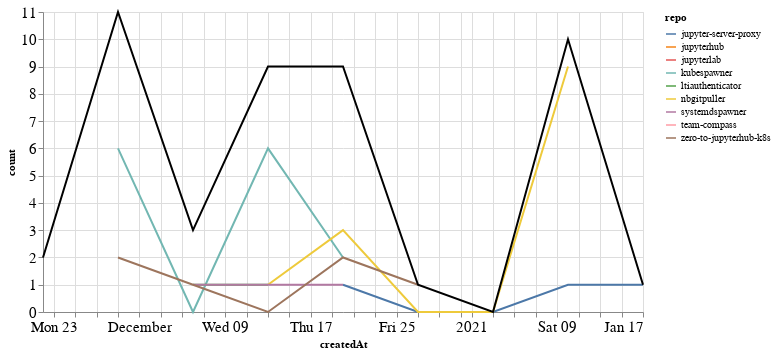

Source (notebook cell):
### Markdown cell above
### Comments

### Code cell
comments_time = comments.groupby('repo').resample('W', on='createdAt').count()['author'].reset_index()
comments_time = comments_time.rename(columns={'author': 'count'})
comments_time_total = comments_time.groupby('createdAt').agg({"count": "sum"}).reset_index()
ch1 = alt.Chart(comments_time, width=600).mark_line().encode(
    x='createdAt',
    y='count',
    color='repo',
    tooltip="repo"
)

ch2 = alt.Chart(comments_time_total, width=600).mark_line(color="black").encode(
    x='createdAt',
    y='count',
)

ch1 + ch2

### Figure 1 — Vega-Lite specification as saved in the notebook (floating-point values rounded to 4 significant figures)
{"config": {"axisLeft": {"labelFontSize": 15}, "axisBottom": {"labelFontSize": 15}}, "layer": [{"data": {"name": "data-3b9fe908291159f042005ebe76b6e847"}, "mark": "line", "encoding": {"color": {"type": "nominal", "field": "repo"}, "tooltip": {"type": "nominal", "field": "repo"}, "x": {"type": "temporal", "field": "createdAt"}, "y": {"type": "quantitative", "field": "count"}}, "width": 600}, {"data": {"name": "data-55b537d59caac94eab6535459af3d6fd"}, "mark": {"type": "line", "color": "black"}, "encoding": {"x": {"type": "temporal", "field": "createdAt"}, "y": {"type": "quantitative", "field": "count"}}, "width": 600}], "$schema": "https://vega.github.io/schema/vega-lite/v4.8.1.json", "datasets": {"data-3b9fe908291159f042005ebe76b6e847": [{"repo": "jupyter-server-proxy", "createdAt": "2020-12-20T00:00:00", "count": 1}, {"repo": "jupyter-server-proxy", "createdAt": "2020-12-27T00:00:00", "count": 0}, {"repo": "jupyter-server-proxy", "createdAt": "2021-01-03T00:00:00", "count": 0}, {"repo": "jupyter-server-proxy", "createdAt": "2021-01-10T00:00:00", "count": 1}, {"repo": "jupyter-server-proxy", "createdAt": "2021-01-17T00:00:00", "count": 1}, {"repo": "jupyterhub", "createdAt": "2020-11-29T00:00:00", "count": 1}, {"repo": "jupyterlab", "createdAt": "2020-11-22T00:00:00", "count": 2}, {"repo": "kubespawner", "createdAt": "2020-11-29T00:00:00", "count": 6}, {"repo": "kubespawner", "createdAt": "2020-12-06T00:00:00", "count": 0}, {"repo": "kubespawner", "createdAt": "2020-12-13T00:00:00", "count": 6}, {"repo": "kubespawner", "createdAt": "2020-12-20T00:00:00", "count": 2}, {"repo": "ltiauthenticator", "createdAt": "2020-12-06T00:00:00", "count": 1}, {"repo": "ltiauthenticator", "createdAt": "2020-12-13T00:00:00", "count": 1}, {"repo": "nbgitpuller", "createdAt": "2020-12-13T00:00:00", "count": 1}, {"repo": "nbgitpuller", "createdAt": "2020-12-20T00:00:00", "count": 3}, {"repo": "nbgitpuller", "createdAt": "2020-12-27T00:00:00", "count": 0}, {"repo": "nbgitpuller", "createdAt": "2021-01-03T00:00:00", "count": 0}, {"repo": "nbgitpuller", "createdAt": "2021-01-10T00:00:00", "count": 9}, {"repo": "systemdspawner", "createdAt": "2020-12-06T00:00:00", "count": 1}, {"repo": "systemdspawner", "createdAt": "2020-12-13T00:00:00", "count": 1}, {"repo": "systemdspawner", "createdAt": "2020-12-20T00:00:00", "count": 1}, {"repo": "team-compass", "createdAt": "2020-11-29T00:00:00", "count": 2}, {"repo": "zero-to-jupyterhub-k8s", "createdAt": "2020-11-29T00:00:00", "count": 2}, {"repo": "zero-to-jupyterhub-k8s", "createdAt": "2020-12-06T00:00:00", "count": 1}, {"repo": "zero-to-jupyterhub-k8s", "createdAt": "2020-12-13T00:00:00", "count": 0}, {"repo": "zero-to-jupyterhub-k8s", "createdAt": "2020-12-20T00:00:00", "count": 2}, {"repo": "zero-to-jupyterhub-k8s", "createdAt": "2020-12-27T00:00:00", "count": 1}], "data-55b537d59caac94eab6535459af3d6fd": [{"createdAt": "2020-11-22T00:00:00", "count": 2}, {"createdAt": "2020-11-29T00:00:00", "count": 11}, {"createdAt": "2020-12-06T00:00:00", "count": 3}, {"createdAt": "2020-12-13T00:00:00", "count": 9}, {"createdAt": "2020-12-20T00:00:00", "count": 9}, {"createdAt": "2020-12-27T00:00:00", "count": 1}, {"createdAt": "2021-01-03T00:00:00", "count": 0}, {"createdAt": "2021-01-10T00:00:00", "count": 10}, {"createdAt": "2021-01-17T00:00:00", "count": 1}]}}
